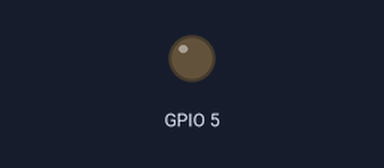
A sketch run on a simulated ESP32. Parts: output pins drawn as LEDs (lit = HIGH). What the sketch prints to the serial monitor is not drawn.

Above: at 0.1 s.
At 5.1 s:
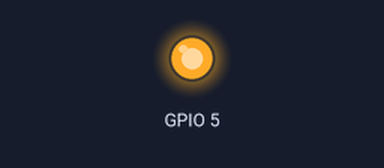
Timing chart, 0 to 6.6 s (numbered marks = the images above):
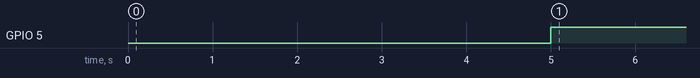

Measured:
- by itself, GPIO 5: LOW → HIGH at 5.0 s

The sketch:

SPI_Master.ino
```cpp
/* ESP32 SPI Master Sketch
    This Arduino sketch will transfer 1-byte commands on the SPI bus
    using the VSPI controller:
    VSPI bus normally attached to pins 5, 18, 19, and 23
    HSPI bus normally mapped to pins 12 - 15

	ESP32 Master	ESP32 Slave
	MOSI (GPIO23)	MOSI (GPIO23)
	MISO (GPIO19)	MISO (GPIO19)
	SCLK (GPIO18)	SCLK (GPIO18)
	CS   (GPIO5)	CS (GPIO15)

    SPI clock frequency information : see spi_clock_frequency_information.txt
*/

#include <SPI.h>

#define APP_NAME "SPI_Master"
#define APP_VERSION "v1.2.1"

const int SERIAL_BAUDRATE = 115200;
const int SPI_FREQ = 1000000; // 1 MHz ; the SPI slaves are designed to operate at up to 10 MHz

const byte SLAVE_SELECT_GPIO=SS;

// commands : same value in SPI_Master and SPI_Slave
const byte CMD_ERROR=0; // not transmitted to slave
const byte CMD_LED_OFF=1; // command to turn off LED of slave
const byte CMD_LED_ON=2;  // command to turn on LED of slave

const unsigned int SPI_BUFFER_SIZE=4; // same value in SPI_Master and SPI_Slave
byte SpiBuffer[SPI_BUFFER_SIZE];

SPIClass * Spi_obj = NULL;

void setup() {
    Serial.begin(SERIAL_BAUDRATE);
    while (!Serial) ; // wait for serial port to connect
      // give user some time to open the serial monitor
      int count_int = 0;
      Serial.println("");
      while (count_int < 5) {
      Serial.printf("%c", 'A' + count_int++);
      delay(1000);
    }
    Serial.printf("\n%s %s\n", APP_NAME, APP_VERSION);

    Spi_obj = new SPIClass(VSPI);
    //Spi_obj->begin(); // same as Spi_obj->begin(SCK, MISO, MOSI, SS)
    Spi_obj->begin(SCK, MISO, MOSI, SLAVE_SELECT_GPIO);

    // set up slave select pins as output - see select_slave() below
    pinMode(SLAVE_SELECT_GPIO, OUTPUT);
}

// the loop function runs over and over again until power down or reset
void loop() {
    send_command();
}

void send_command() {
    static byte Command=CMD_LED_OFF;
    unsigned int command_delay=0;

    switch (Command) {
        case CMD_LED_OFF:
            Command=CMD_LED_ON;
            command_delay=1000;
            break;

        case CMD_LED_ON:
            Command=CMD_LED_OFF;
            command_delay=1000;
            break;

        default:
            Command=CMD_ERROR;
            command_delay=1000;
            Serial.printf("invalid command %d\n", Command);
            break;
    }
    if (Command!=CMD_ERROR)
        transmit_spi(Command); // we ignore the returned value in this example
    delay(command_delay);
}

// transmit given command and receive the slave's response for the previous call to transmit_spi()
// we use only 2 bytes of the transmit buffer in this example
// the result of this command will be returned by next call to transmit_spi()
// Query record format:    [0]=Query_count, [1]=command
// Response record format: [0]=Query_count, [1]=command, [2]=Led_state, [SPI_BUFFER_SIZE-1]=result (0=error, 1=success)
// return value: the slave's result byte for the previous command, more state information is available in SpiBuffer
byte transmit_spi(const byte query_command) {
    static byte Query_count=0;

    // format our query
    memset(SpiBuffer, 0, SPI_BUFFER_SIZE);
    SpiBuffer[0]=Query_count;
    SpiBuffer[1]=query_command;

    Spi_obj->beginTransaction(SPISettings(SPI_FREQ, MSBFIRST, SPI_MODE0));
    select_slave(true);
    // the SPI controller sends the query and receives the response simultaneaously, bit by bit
    // at this point SpiBuffer contains our query
    Spi_obj->transfer(SpiBuffer, SPI_BUFFER_SIZE);
    // at this point SpiBuffer contains the response of the slave
    select_slave(false);
    Spi_obj->endTransaction();

    byte response_count=SpiBuffer[0];
    byte response_command=SpiBuffer[1];
    byte response_state=SpiBuffer[2];
    byte response_result=SpiBuffer[SPI_BUFFER_SIZE-1]; // 1=success, 0=error

    bool valid_response=((Query_count==response_count+1) || (Query_count==0 && response_count==255))
        && (response_command==CMD_LED_ON || response_command==CMD_LED_OFF)
        && (response_state==0 || response_state==1)
        && (response_result==0 || response_result==1);

    if (valid_response)
        Serial.printf("[%03d] tx %d -> rx: [%03d] cmd=%d, led=%d, result=%d\n",
            Query_count, query_command, response_count, response_command, response_state, response_result);
    else {
        Serial.printf("[%03d] tx %d -> rx: [%03d] error\n", Query_count, query_command, response_count);
        response_result=0;
    }

    Query_count++;
    return response_result;
}

void select_slave(bool selected) {
    digitalWrite(SLAVE_SELECT_GPIO, !selected); // set it LOW to select the slave
}
```
